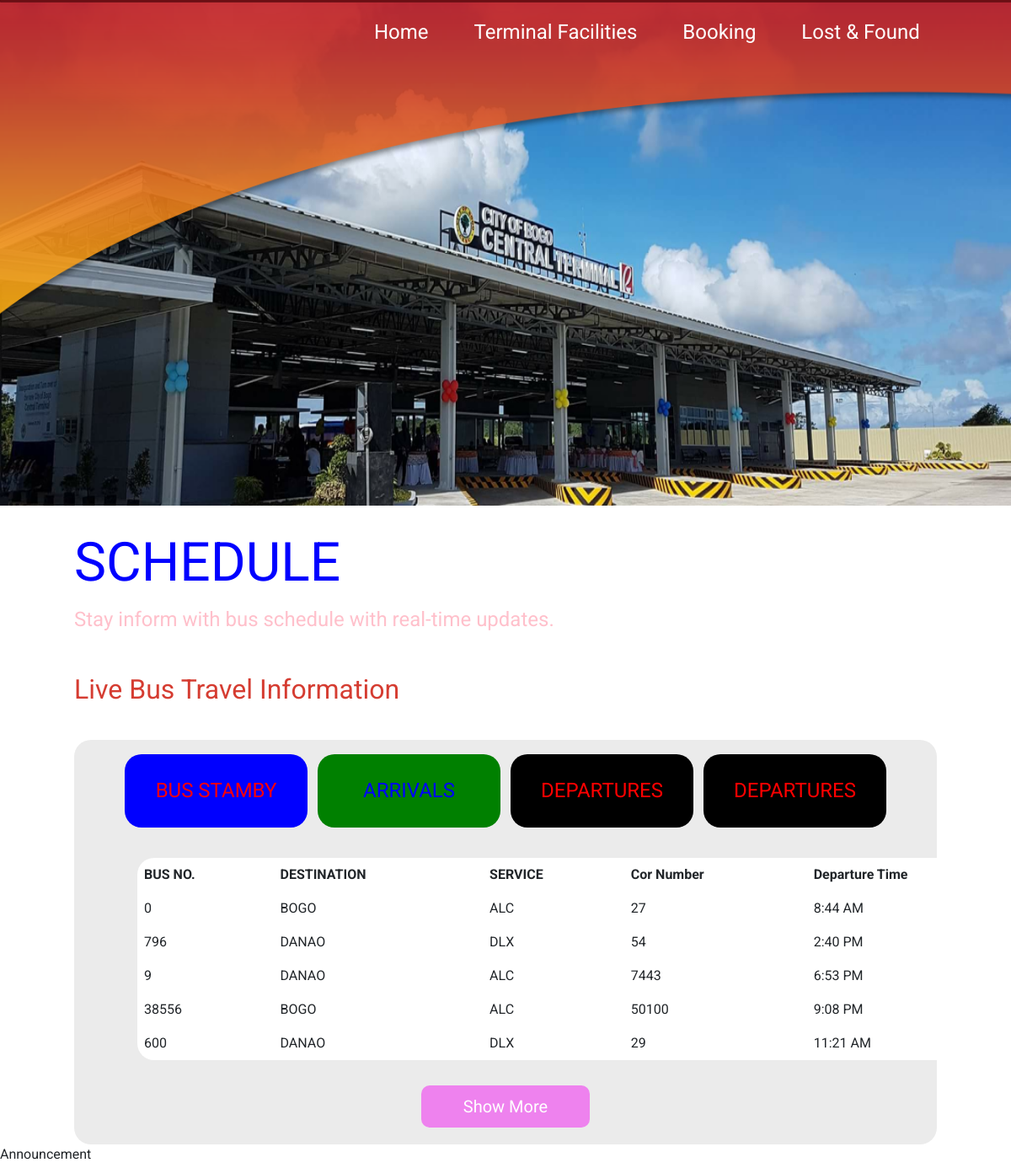
The page /User/index.php on the database its author committed.
### tables this page shows
CREATE TABLE `bus_stamby` (
  `id` int(100) NOT NULL,
  `bus_no` int(100) NOT NULL,
  `route_destination` varchar(100) NOT NULL,
  `unit` varchar(100) NOT NULL,
  `cor_number` int(100) NOT NULL,
  `drivers_name` varchar(100) NOT NULL,
  `conductors_name` varchar(100) NOT NULL,
  `departure_time` varchar(100) NOT NULL
);

### User/Table/TABLE-busStamby.php (the view)
<table>
<thead>
        <tr>
            <th scope="col">BUS NO.</th>
            <th scope="col">DESTINATION</th>
            <th scope="col">SERVICE</th>
            <th scope="col">Cor Number</th>
            <th scope="col">Departure Time</th>
        </tr>
</thead>
<tbody>
<?php
                include 'TABLE-Connection.php';
                $query = "SELECT *FROM bus_stamby";
                $result = mysqli_query($conn,$query);
                if($result)
                {
                    while($row = mysqli_fetch_assoc($result))
                    {
                        $bus_no = $row['bus_no'];
                        $route = $row['route_destination'];
                        $unit = $row['unit'];
                        $cor_number = $row['cor_number'];
                        $departure_time = $row['departure_time'];
                        echo'
                        <tr>
                        <td>'.$bus_no.'</td>
                        <td>'.$route.'</td>
                        <td>'.$unit.'</td>
                        <td>'.$cor_number.'</td>
                        <td>'.$departure_time.'</td>
                        </tr>
                        ';
                    }
                }
                else
                {
                }
                ?>
                </tbody>
            </table>

### User/index.php (shortened to what this page needs)
<!DOCTYPE html>
<html lang="en">
<head>
    <link rel="stylesheet" href="CSS/STYLE-index.css">
    <link href="https://cdn.jsdelivr.net/npm/bootstrap@5.3.2/dist/css/bootstrap.min.css" rel="stylesheet">
</head>
<body>
    <div class="bodypic">
    </div>
    <div class="section2">
        <p class="p1"style="color: blue;">SCHEDULE</p>
        <p class="p2"style="color: pink;" >Stay inform with  bus schedule with real-time updates.</p>
    </div>
    <div class="section3">
        <p class="p3">Live Bus Travel Information</p>
    </div>
<div class="tablecontianer">
        <div class="tableButtonContainer">
            <div class="stambyButtonContainer">
                <button id="stambyBtn" class="stambyBtn" style="background-color: blue; color:red;" >BUS STAMBY</button>
            </div>
            <div class="arrivalButtonContainer">
                <button class="arrivalBtn" id="arrivalBtn"style="background-color: green; color:blue; ">ARRIVALS</button>
            </div>
            <div class="departureButtonContainer">
                <button class="departureBtn" id="departureBtn"style="background-color: black;color: red;0">DEPARTURES</button>
            </div>
            <div class="departureButtonContainer">
                <button class="departureBtn" id="departureBtn"style="background-color: black;color: red;0">DEPARTURES</button>
            </div>
        </div>
    <div class="tableContainer">
        <?php
            include 'Table/TABLE-busStamby.php';
        ?>
    </div>
        <div class="loadToggleContainer">
           <div><button id="showMoreBtn"style="background-color: violet;">Show More</button></div>
        </div>
 </div>
 <div class="announcement-Container">
    <p>Announcement</p>
 </div>
</body>
</html>

### User/CSS/STYLE-index.css (style rules this page uses)
body { margin: 0; background: #FFF; color: #000; font-family: 'Roboto'; height: 2000px; }
p { margin: 0; }
.bodypic { height: 600px; flex-shrink: 0; }
.section2 { margin-top: 30px; display: block; margin-left: 88px; }
.p1 { font-size: 64px; font-style: normal; line-height: normal; }
.p2 { font-size: 24px; font-style: normal; font-weight: 400; line-height: normal; }
.p3 { color: #D53C31; font-size: 32px; font-style: normal; font-weight: 400; line-height: normal; }
.section3 { display: block; margin-left: 88px; margin-top: 50px; margin-bottom: 41px; }
.tablecontianer { margin-right: 88px; flex-shrink: 0; border-radius: 20px; background: #EBEBEB; margin-left: 88px; padding: 20px; }
.tableButtonContainer { height: 100px; display: flex; align-items: center; justify-content: space-between; padding:40px; padding-top: 20px; }
.tableButtonContainer button { width: 217px; height: 87px; flex-shrink: 0; border-radius: 20px; background: red; color: red; font-family: Roboto; font-size: 24px; font-style: normal; font-weight: 400; line-height: normal; border-style: none; }
.tableContainer { width: 1064px; flex-shrink: 0; border-radius: 20px; background: #FFF; border-color: #000; margin-left: 55px; }
table { border-collapse: collapse; width: 100%; margin-top: 20px; border-radius: 20px; }
table, th, td { padding: 8px; text-align: left; }
.loadToggleContainer { margin-top: 30px; display: flex; justify-content: center; }
.loadToggleContainer button { width: 200px; height: 50px; flex-shrink: 0; border-radius: 10px; background: #C72A25; border-style: none; font-size: 20px; color: white; }

### rows shown on the page
bus_stamby: bus_no "0", route_destination "BOGO", unit "ALC", cor_number "27", departure_time "8:44 AM"
bus_stamby: bus_no "796", route_destination "DANAO", unit "DLX", cor_number "54", departure_time "2:40 PM"
bus_stamby: bus_no "9", route_destination "DANAO", unit "ALC", cor_number "7443", departure_time "6:53 PM"
bus_stamby: bus_no "38556", route_destination "BOGO", unit "ALC", cor_number "50100", departure_time "9:08 PM"
bus_stamby: bus_no "600", route_destination "DANAO", unit "DLX", cor_number "29", departure_time "11:21 AM"
